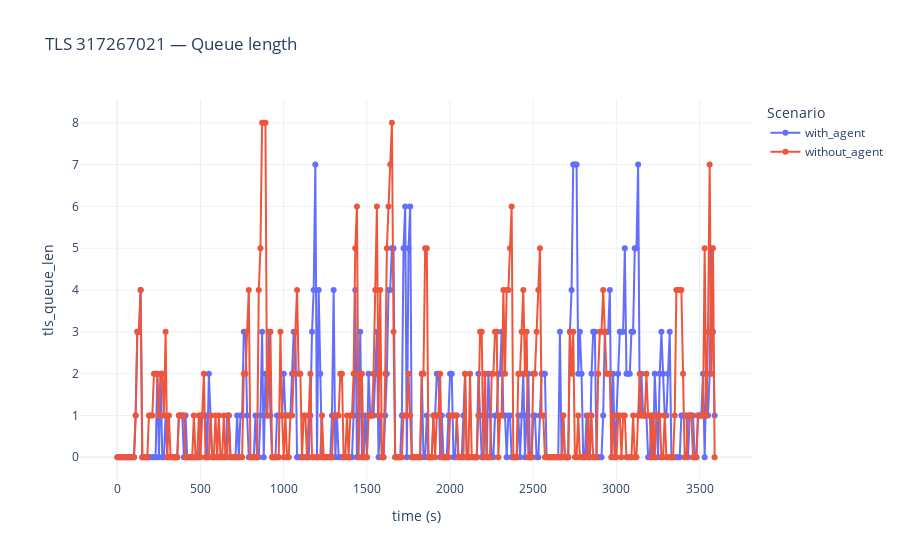

Notebook code for this chart:
### Markdown cell above
# TLS: интерактивный выбор светофора (если есть ipywidgets)

### Code cell
tls_ids_sorted = sorted(tls_c["tls_id"].unique().tolist())

if HAS_WIDGETS and len(tls_ids_sorted) > 0:
    dropdown = widgets.Dropdown(options=tls_ids_sorted, description="TLS ID:")
    out = widgets.Output()

    def on_change(change):
        if change["name"] == "value":
            with out:
                out.clear_output(wait=True)
                plot_tls_single(change["new"], tls_c)

    dropdown.observe(on_change, names="value")
    display(dropdown, out)
    if tls_ids_sorted:
        plot_tls_single(tls_ids_sorted[0], tls_c)
else:
    print("ipywidgets не установлен или нет TLS. Установите ipywidgets для интерактивности.")

### Figure 1 — Plotly figure (JSON) as saved in the notebook; plotly's stock layout.template omitted (floating-point values rounded to 4 significant figures; data arrays with more than 128 entries replaced by an {"elided": "..."} marker saying what was removed)
{"data": [{"hovertemplate": "scenario=with_agent<br>time_rounded=%{x}<br>tls_queue_len=%{y}<extra></extra>", "legendgroup": "with_agent", "line": {"color": "#636efa", "dash": "solid"}, "marker": {"symbol": "circle"}, "mode": "lines+markers", "name": "with_agent", "orientation": "v", "showlegend": true, "type": "scatter", "x": {"elided": "360 int values"}, "xaxis": "x", "y": {"elided": "360 int values"}, "yaxis": "y"}, {"hovertemplate": "scenario=without_agent<br>time_rounded=%{x}<br>tls_queue_len=%{y}<extra></extra>", "legendgroup": "without_agent", "line": {"color": "#EF553B", "dash": "solid"}, "marker": {"symbol": "circle"}, "mode": "lines+markers", "name": "without_agent", "orientation": "v", "showlegend": true, "type": "scatter", "x": {"elided": "360 int values"}, "xaxis": "x", "y": {"elided": "360 int values"}, "yaxis": "y"}], "layout": {"legend": {"title": {"text": "Scenario"}, "tracegroupgap": 0}, "title": {"text": "TLS 317267021 — Queue length"}, "xaxis": {"anchor": "y", "domain": [0, 1], "title": {"text": "time (s)"}}, "yaxis": {"anchor": "x", "domain": [0, 1], "title": {"text": "tls_queue_len"}}}}
